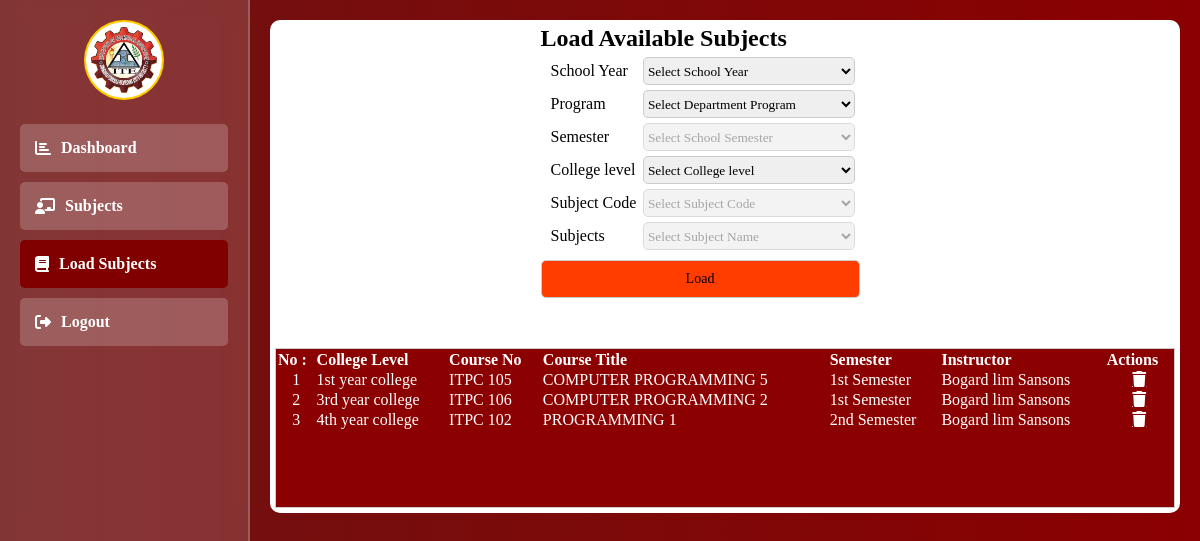
The app's page /teacher/subject_load.php?student_id=82 (signed in), older data.
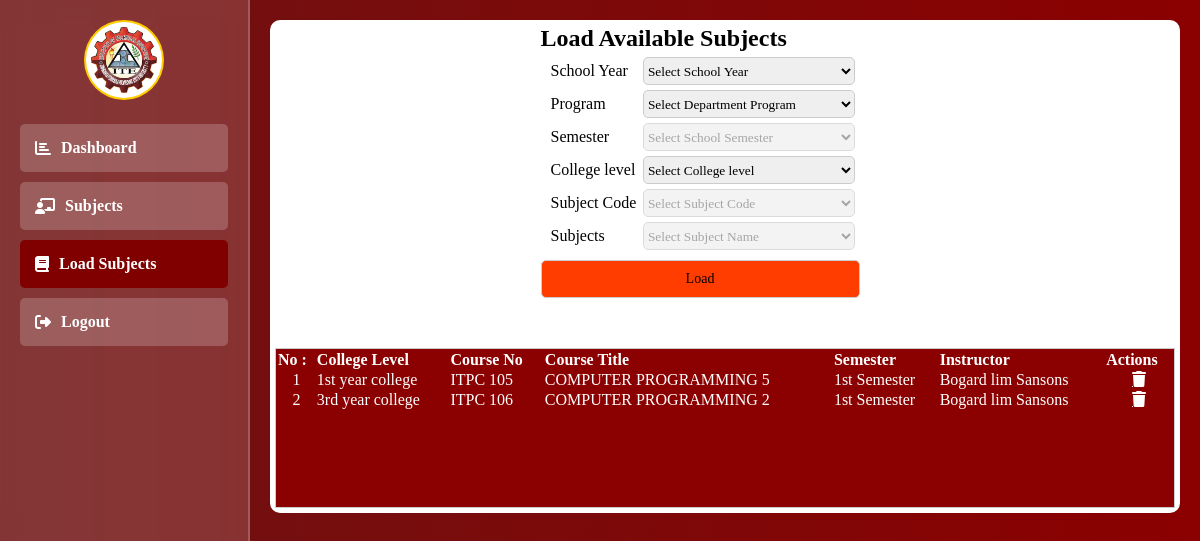
The same page, newer data.
### tables this page shows
CREATE TABLE `student_with_subjects` (
  `id` int(11) NOT NULL,
  `student_id` int(11) NOT NULL,
  `teacher_id` int(100) NOT NULL,
  `semester` int(11) NOT NULL,
  `program_id` varchar(10) NOT NULL,
  `school_year` varchar(100) NOT NULL,
  `subject_code` varchar(100) NOT NULL,
  `subject_name` varchar(100) NOT NULL,
  `college_level` varchar(100) NOT NULL,
  `teacher_name` varchar(100) NOT NULL,
  `grade` double NOT NULL,
  `status` varchar(100) NOT NULL,
  `remark` varchar(100) NOT NULL,
  `final` varchar(100) NOT NULL,
  `created_at` datetime NOT NULL DEFAULT current_timestamp()
);

CREATE TABLE `college_level` (
  `id` int(11) NOT NULL,
  `year_level` varchar(100) NOT NULL
);

### teacher/student_function.php (called while the page is built, shortened)
<?php
include "../db_connect.php";
function getCollegeLevelbyTeacher($id)
{
    global $pdo;
    $stmt = $pdo->prepare("SELECT * FROM college_level WHERE id = ?");
    $stmt->execute([$id]);
    return $stmt->fetch(PDO::FETCH_ASSOC);
}
function getStudentSubject22($student_id)
{
    global $pdo;
    $sql = "SELECT DISTINCT * FROM student_with_subjects WHERE student_id = ?";
    try {
        $stmt = $pdo->prepare($sql);
        $stmt->execute([$student_id]);
        return $stmt->fetchAll();
    } catch (PDOException $e) {
        echo 'Error: ' . $e->getMessage();
        return [];
    }
}
?>

### teacher/teacher_function.php (called while the page is built, shortened)
<?php
include "../db_connect.php";
function getTeacherById23($id)
{
    global $pdo;
    try {
        $stmt = $pdo->prepare(" SELECT id, CONCAT(lname, ' ',mname, ' ',fname) AS teacher_name FROM teachers WHERE id = ? ");
        $stmt->execute([$id]);
        return $stmt->fetch(PDO::FETCH_ASSOC);
    } catch (PDOException $e) {
        error_log("Database Error: " . $e->getMessage());
        return [];
    }
}

### teacher/subject_load.php (the view, shortened to what the changed rows need)
<?php
include "../db_connect.php";
include "./student_function.php";
include "./teacher_function.php";
?>
<!DOCTYPE html>
<html lang="en">
<head>
    <link rel="stylesheet" href="https://cdnjs.cloudflare.com/ajax/libs/font-awesome/6.2.0/css/all.css">
</head>
<body>
    <div class="content">
        <div class="dashboard-container">
            <div class="card">
                <h2>Load Available Subjects</h2>
            </div>
            <div class="card-table" id="tableNone"
                style="width: 100%; color: #ccc; border: 1px solid #ccc; height: 10rem; background-color: #8B0000; overflow-y: scroll;">
                <div class="tables-content" style=" background-color: #8B0000; display: flex; color: white;">
                    <table class="table" style=" width: 100%; text-align: left; ">
                        <thead>
                            <tr>
                                <th>No :</th>
                                <th>College Level</th>
                                <th>Course No</th>
                                <th>Course Title</th>
                                <th>Semester</th>
                                <th>Instructor</th>
                                <th>Actions</th>
                            </tr>
                        </thead>
                        <tbody>
                            <?php $subject = getStudentSubject22($_GET['student_id']);
                            foreach ($subject as $key => $value) { ?>
                                <tr>
                                    <td style="text-align: center;"><?php echo $key + 1 ?></td>
                                    <?php $levels = getCollegeLevelbyTeacher($value['college_level']) ?>
                                    <td><?php echo $levels['year_level']; ?></td>
                                    <td><?php echo $value['subject_code'] ?></td>
                                    <td><?php echo $value['subject_name'] ?>
                                    </td>
                                    <td><?php if ($value['semester'] == 1) {
                                        echo '1st Semester';
                                    } else {
                                        echo '2nd Semester';
                                    } ?>
                                    </td>
                                    <?php $teacher = getTeacherById23($value['teacher_id']); ?>
                                    <td><?php echo $teacher['teacher_name']; ?></td>
                                    <td style="margin: 5px; text-align: center; color: #FFFFFF; ">
                                        <a href="subject_load.php?action=delete&subject_id=<?php echo $value['id'] ?>&student_id=<?php echo $value['student_id'] ?>"
                                            class="fa fa-trash" style="cursor: pointer; color: #FFFFFF;"></a>
                                    </td>
                                </tr>
                            <?php } ?>
                        </tbody>
                    </table>
                </div>
            </div>
        </div>
</body>
</html>

Row changes from the older to the newer data that the page shows:
removed student_with_subjects: college_level.year_level "4th year college", subject_code "ITPC 102", subject_name "PROGRAMMING 1", semester "2nd Semester", teacher_name "Bogard lim Sansons"
